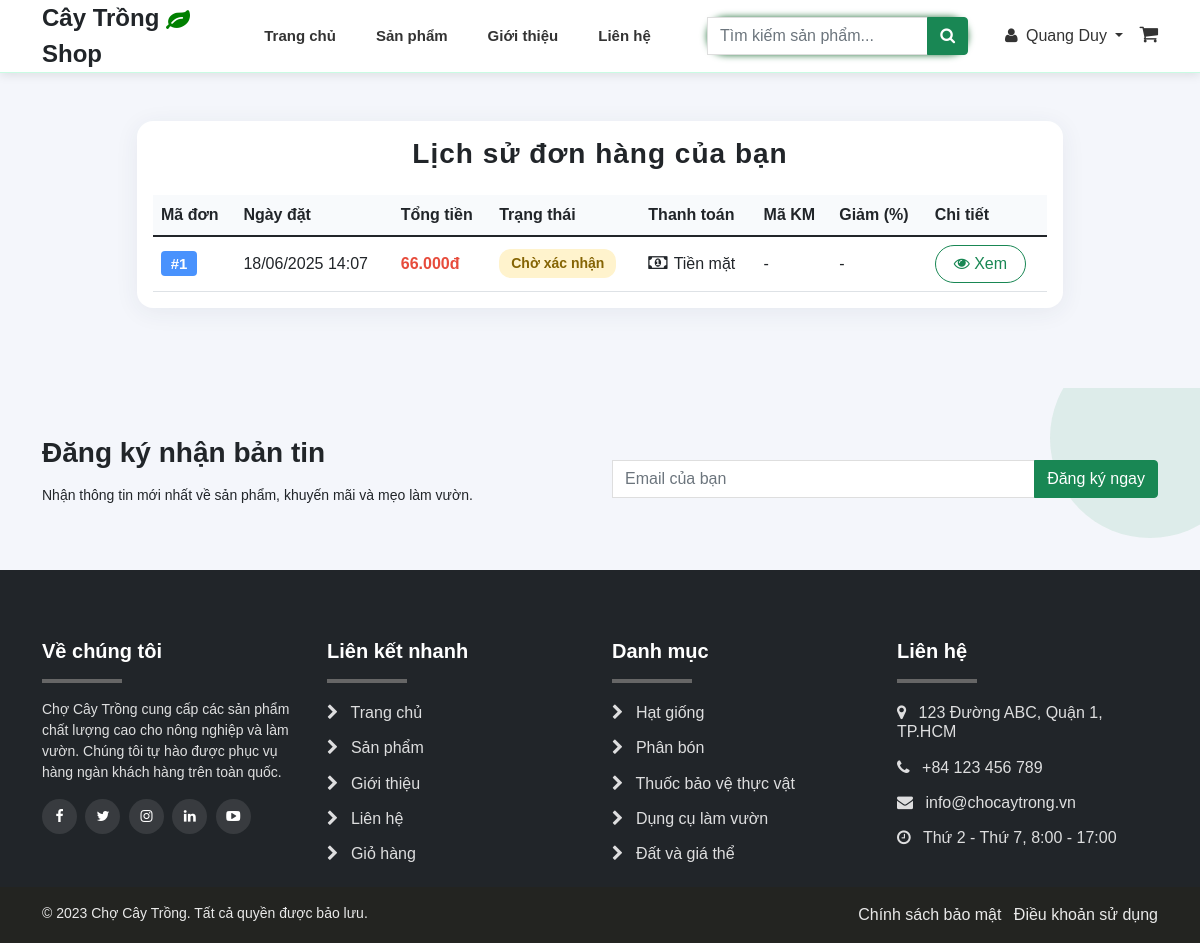
The app's page /my_orders.php (signed in), older data.
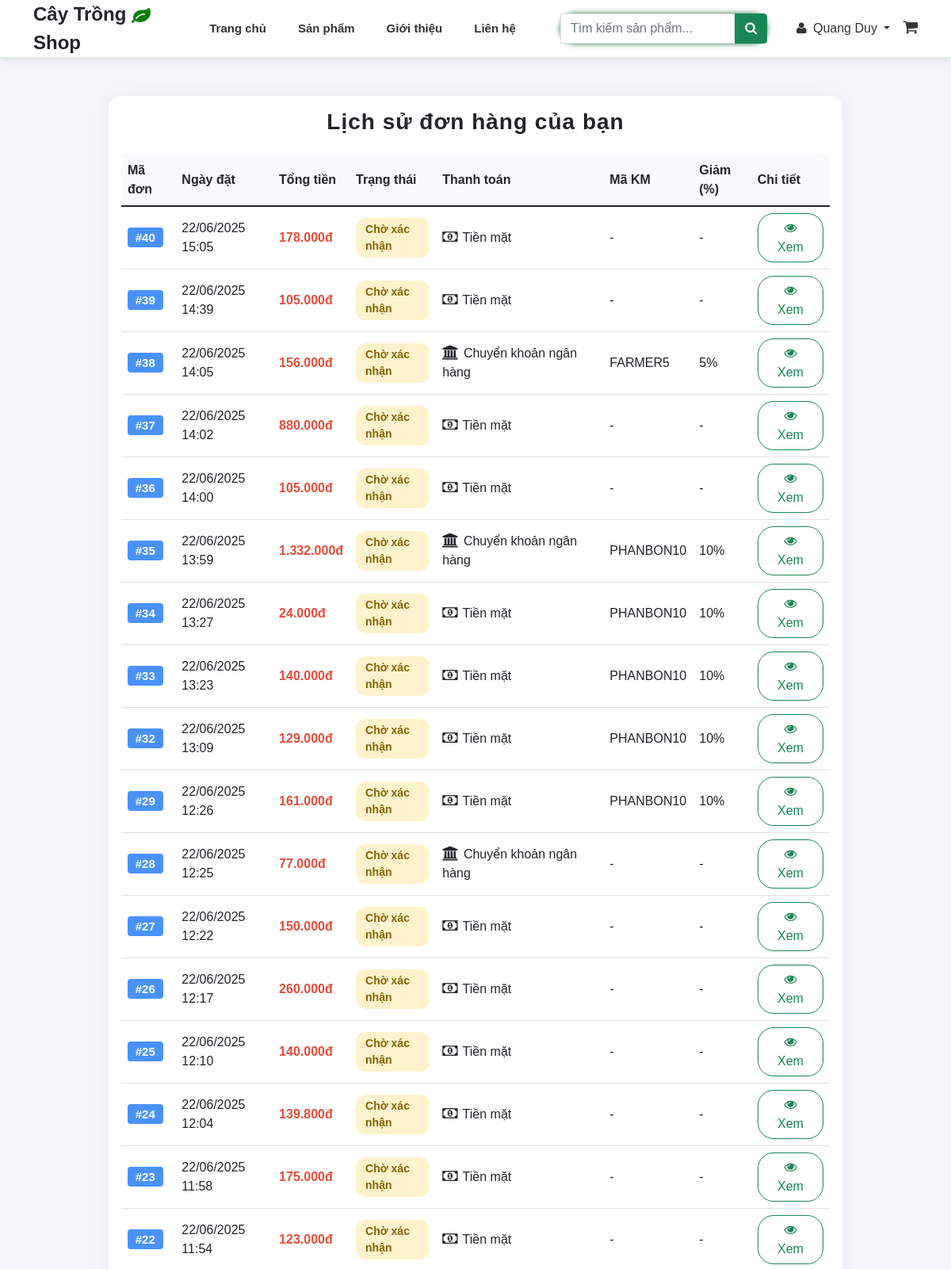
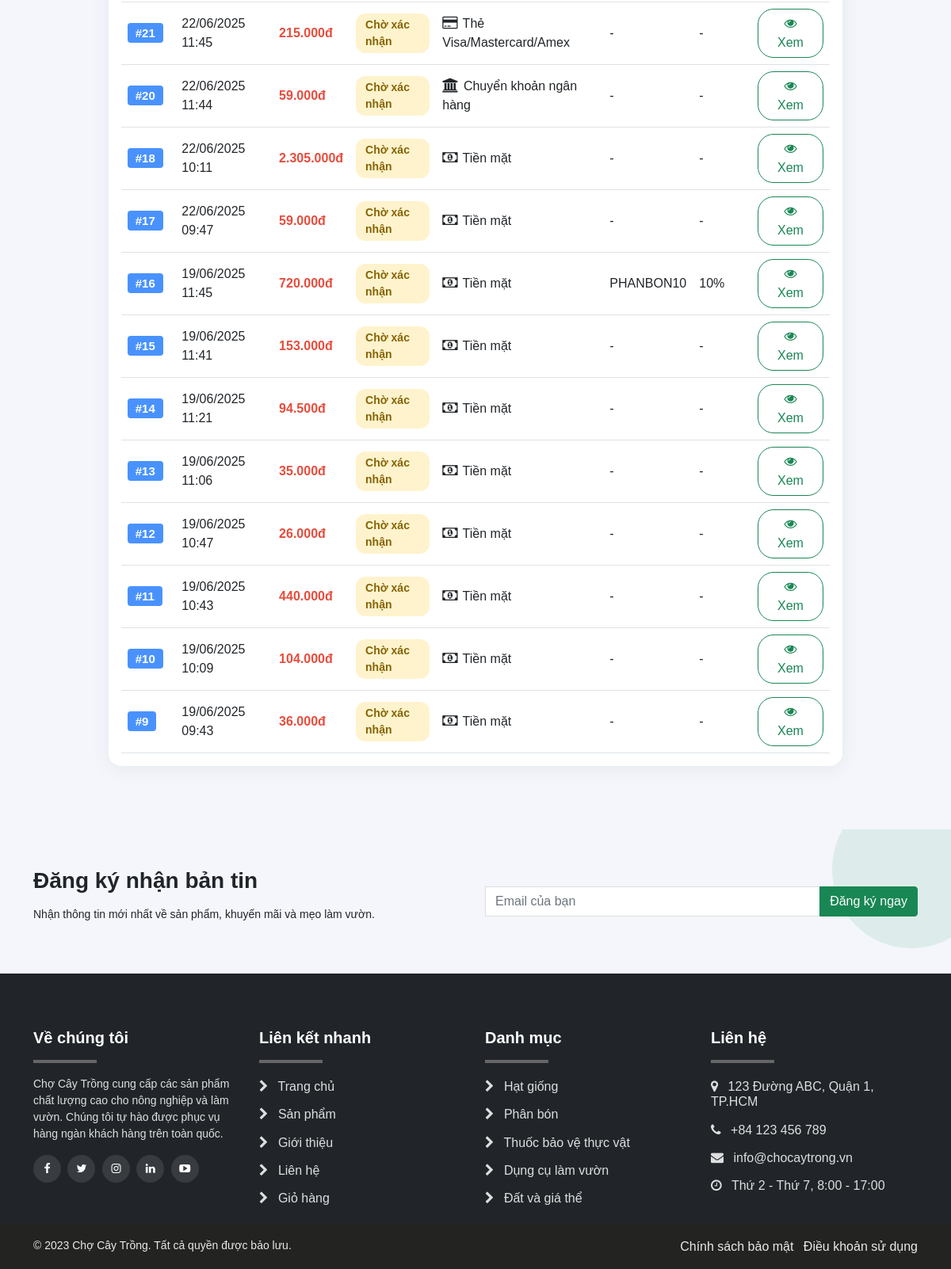
The same page, newer data (2 pictures, top to bottom).
### tables this page shows
CREATE TABLE `hoa_don` (
  `HD_STT` int(11) NOT NULL,
  `TT_MA` int(11) NOT NULL,
  `DVC_MA` int(11) NOT NULL,
  `NV_MA` int(11) NOT NULL,
  `PTTT_MA` int(11) NOT NULL,
  `KM_MA` int(11) DEFAULT NULL,
  `GH_MA` int(11) DEFAULT NULL,
  `HD_NGAYLAP` datetime NOT NULL,
  `HD_TONGTIEN` float NOT NULL,
  `HD_PHISHIP` float DEFAULT 0,
  `HD_LIDOHUY` varchar(200) DEFAULT NULL,
  `KH_MA` int(11) DEFAULT NULL
);

CREATE TABLE `trang_thai` (
  `TT_MA` int(11) NOT NULL,
  `TT_TEN` varchar(100) NOT NULL,
  `ngay_cap_nhat` datetime DEFAULT NULL
);

CREATE TABLE `phuong_thuc_thanh_toan` (
  `PTTT_MA` int(11) NOT NULL,
  `PTTT_TEN` varchar(150) NOT NULL
);

CREATE TABLE `khuyen_mai` (
  `KM_MA` int(11) NOT NULL,
  `Code` varchar(50) DEFAULT NULL,
  `KM_TGBD` datetime DEFAULT NULL,
  `KM_TGKT` datetime DEFAULT NULL,
  `KM_GIATRI` float DEFAULT NULL,
  `hinh_thuc_km` enum('Giảm phần trăm','Giảm trực tiếp','Mua X tặng Y','Tặng quà') NOT NULL
);

### cart_functions.php (called while the page is built, shortened)
<?php
function writeLog($message) {
    $log_file = __DIR__ . '/logs/cart.log';
    $timestamp = date('Y-m-d H:i:s');
    $log_message = "[$timestamp] $message\n";
}
function getCurrentCart($conn, $user_id) {
    $sql = "SELECT GH_MA FROM gio_hang WHERE KH_MA = ? ORDER BY GH_MA DESC LIMIT 1";
    $stmt = $conn->prepare($sql);
    $stmt->bind_param("i", $user_id);
    $stmt->execute();
    $result = $stmt->get_result();
    if ($result->num_rows > 0) {
        $row = $result->fetch_assoc();
        $cart_id = $row['GH_MA'];
    } else {
        $cart_id = createCart($conn, $user_id);
        writeLog("No existing cart found, created new cart_id: $cart_id");
    }
    return $cart_id;
}
function getCartItems($conn, $cart_id) {
    $sql = "SELECT sp.SP_MA, sp.SP_TEN, sp.SP_HINHANH, sp.SP_DONGIA,
                   c.CTGH_KHOILUONG, c.CTGH_DONVITINH, c.DA_MUA,
                   CASE WHEN sci.SP_MA IS NOT NULL THEN 1 ELSE 0 END as is_selected
            FROM chitiet_gh c
            JOIN san_pham sp ON c.SP_MA = sp.SP_MA
            LEFT JOIN selected_cart_items sci ON c.GH_MA = sci.GH_MA AND c.SP_MA = sci.SP_MA
            WHERE c.GH_MA = ? AND c.DA_MUA = 0
            ORDER BY sp.SP_TEN ASC";
    try {
        $stmt = $conn->prepare($sql);
        $stmt->bind_param("i", $cart_id);
        if (!$stmt->execute()) {
            writeLog("Error executing cart items query: " . $stmt->error);
            throw new Exception("Lỗi khi thực hiện truy vấn giỏ hàng");
        }
        $result = $stmt->get_result();
        $items = array();
        $total = 0;
        while ($row = $result->fetch_assoc()) {
            $subtotal = $row['SP_DONGIA'] * $row['CTGH_KHOILUONG'];
            $total += $subtotal;
            $items[$row['SP_MA']] = array(
                'id' => $row['SP_MA'],
                'name' => $row['SP_TEN'],
                'image' => $row['SP_HINHANH'],
                'price' => $row['SP_DONGIA'],
                'quantity' => $row['CTGH_KHOILUONG'],
                'unit' => $row['CTGH_DONVITINH'],
                'subtotal' => $subtotal,
                'is_selected' => $row['is_selected']
            );
        }
        return array(
            'items' => $items,
            'total' => $total,
            'count' => count($items)
        );
    } catch (Exception $e) {
        writeLog("Error in getCartItems: " . $e->getMessage());
        throw $e;
    }
}
?>

### my_orders.php (the view, shortened to what the rows shown need)
<?php
include 'connect.php';
$user_id = $_SESSION['user_id'];
$order_sql = "SELECT
    hd.HD_STT,
    hd.HD_NGAYLAP,
    hd.HD_TONGTIEN,
    tt.TT_TEN AS trang_thai,
    pttt.PTTT_TEN AS phuong_thuc,
    km.Code AS promo_code,
    km.KM_GIATRI AS discount_percentage
FROM hoa_don hd
JOIN trang_thai tt ON hd.TT_MA = tt.TT_MA
JOIN phuong_thuc_thanh_toan pttt ON hd.PTTT_MA = pttt.PTTT_MA
LEFT JOIN khuyen_mai km ON hd.KM_MA = km.KM_MA
WHERE hd.KH_MA = ?
ORDER BY hd.HD_NGAYLAP DESC";
$stmt = $conn->prepare($order_sql);
$stmt->bind_param("i", $user_id);
$stmt->execute();
$result = $stmt->get_result();
?>
<!DOCTYPE html>
<html lang="vi">
<head>
    <link href="css/bootstrap.min.css" rel="stylesheet">
    <link href="css/font-awesome.min.css" rel="stylesheet">
    <link href="css/global.css" rel="stylesheet">
</head>
<body>
<?php include 'header.php'; ?>
<div class="container py-5">
    <div class="row justify-content-center">
        <div class="col-lg-10">
            <div class="order-card card">
                <div class="card-body">
                    <div class="table-responsive">
                        <table class="table order-table align-middle mb-0">
                            <thead>
                                <tr>
                                    <th>Mã đơn</th>
                                    <th>Ngày đặt</th>
                                    <th>Tổng tiền</th>
                                    <th>Trạng thái</th>
                                    <th>Thanh toán</th>
                                    <th>Mã KM</th>
                                    <th>Giảm (%)</th>
                                    <th>Chi tiết</th>
                                </tr>
                            </thead>
                            <tbody>
                            <?php if ($result->num_rows > 0): ?>
                                <?php while ($row = $result->fetch_assoc()): ?>
                                <?php
                                    $status = mb_strtolower($row['trang_thai'], 'UTF-8');
                                    $statusClass = 'order-status ';
                                    if (strpos($status, 'chờ') !== false) $statusClass .= 'status-wait';
                                    else if (strpos($status, 'đang') !== false) $statusClass .= 'status-shipping';
                                    else if (strpos($status, 'đã giao') !== false) $statusClass .= 'status-done';
                                    else if (strpos($status, 'hủy') !== false) $statusClass .= 'status-cancel';
                                    else $statusClass .= '';
                                    $payIcon = '<i class="fa fa-money order-icon"></i>';
                                    if (stripos($row['phuong_thuc'], 'momo') !== false) $payIcon = '<i class="fa fa-mobile order-icon"></i>';
                                    else if (stripos($row['phuong_thuc'], 'visa') !== false) $payIcon = '<i class="fa fa-credit-card order-icon"></i>';
                                    else if (stripos($row['phuong_thuc'], 'chuyển khoản') !== false) $payIcon = '<i class="fa fa-bank order-icon"></i>';
                                ?>
                                <tr class="order-row">
                                    <td><span class="badge bg-primary bg-opacity-75" style="font-size:15px;">#<?php echo $row['HD_STT']; ?></span></td>
                                    <td><?php echo date('d/m/Y H:i', strtotime($row['HD_NGAYLAP'])); ?></td>
                                    <td><span style="color:#e74c3c;font-weight:600;"><?php echo number_format($row['HD_TONGTIEN'], 0, ',', '.'); ?>đ</span></td>
                                    <td><span class="<?php echo $statusClass; ?>"><?php echo htmlspecialchars($row['trang_thai']); ?></span></td>
                                    <td><?php echo $payIcon . htmlspecialchars($row['phuong_thuc']); ?></td>
                                    <td><?php echo isset($row['promo_code']) && $row['promo_code'] !== null && $row['promo_code'] !== '' ? htmlspecialchars($row['promo_code']) : '-'; ?></td>
                                    <td><?php echo isset($row['discount_percentage']) && $row['discount_percentage'] !== null && $row['discount_percentage'] > 0 ? $row['discount_percentage'].'%' : '-'; ?></td>
                                    <td><a href="order_confirmation.php?id=<?php echo $row['HD_STT']; ?>" class="btn btn-outline-success btn-detail"><i class="fa fa-eye"></i> Xem</a></td>
                                </tr>
                                <?php endwhile; ?>
                            <?php else: ?>
                                <tr><td colspan="8" class="text-center py-4">Bạn chưa có đơn hàng nào.</td></tr>
                            <?php endif; ?>
                            </tbody>
                        </table>
                    </div>
                </div>
            </div>
        </div>
    </div>
</div>
<?php include 'footer.php'; ?>
</body>
</html>

Row changes from the older to the newer data that the page shows:
removed hoa_don: HD_STT "1", HD_NGAYLAP "18/06/2025 14:07", HD_TONGTIEN "66.000", TT_MA.TT_TEN "Chờ xác nhận", PTTT_MA.PTTT_TEN "Tiền mặt"
added hoa_don: HD_STT "40", HD_NGAYLAP "22/06/2025 15:05", HD_TONGTIEN "178.000", TT_MA.TT_TEN "Chờ xác nhận", PTTT_MA.PTTT_TEN "Tiền mặt"
added hoa_don: HD_STT "39", HD_NGAYLAP "22/06/2025 14:39", HD_TONGTIEN "105.000", TT_MA.TT_TEN "Chờ xác nhận", PTTT_MA.PTTT_TEN "Tiền mặt"
added hoa_don: HD_STT "38", HD_NGAYLAP "22/06/2025 14:05", HD_TONGTIEN "156.000", TT_MA.TT_TEN "Chờ xác nhận", PTTT_MA.PTTT_TEN "Chuyển khoản ngân hàng", KM_MA.Code "FARMER5", KM_MA.KM_GIATRI "5"
added hoa_don: HD_STT "37", HD_NGAYLAP "22/06/2025 14:02", HD_TONGTIEN "880.000", TT_MA.TT_TEN "Chờ xác nhận", PTTT_MA.PTTT_TEN "Tiền mặt"
added hoa_don: HD_STT "36", HD_NGAYLAP "22/06/2025 14:00", HD_TONGTIEN "105.000", TT_MA.TT_TEN "Chờ xác nhận", PTTT_MA.PTTT_TEN "Tiền mặt"
added hoa_don: HD_STT "35", HD_NGAYLAP "22/06/2025 13:59", HD_TONGTIEN "1.332.000", TT_MA.TT_TEN "Chờ xác nhận", PTTT_MA.PTTT_TEN "Chuyển khoản ngân hàng", KM_MA.Code "PHANBON10", KM_MA.KM_GIATRI "10"
added hoa_don: HD_STT "34", HD_NGAYLAP "22/06/2025 13:27", HD_TONGTIEN "24.000", TT_MA.TT_TEN "Chờ xác nhận", PTTT_MA.PTTT_TEN "Tiền mặt", KM_MA.Code "PHANBON10", KM_MA.KM_GIATRI "10"
added hoa_don: HD_STT "33", HD_NGAYLAP "22/06/2025 13:23", HD_TONGTIEN "140.000", TT_MA.TT_TEN "Chờ xác nhận", PTTT_MA.PTTT_TEN "Tiền mặt", KM_MA.Code "PHANBON10", KM_MA.KM_GIATRI "10"
added hoa_don: HD_STT "32", HD_NGAYLAP "22/06/2025 13:09", HD_TONGTIEN "129.000", TT_MA.TT_TEN "Chờ xác nhận", PTTT_MA.PTTT_TEN "Tiền mặt", KM_MA.Code "PHANBON10", KM_MA.KM_GIATRI "10"
added hoa_don: HD_STT "29", HD_NGAYLAP "22/06/2025 12:26", HD_TONGTIEN "161.000", TT_MA.TT_TEN "Chờ xác nhận", PTTT_MA.PTTT_TEN "Tiền mặt", KM_MA.Code "PHANBON10", KM_MA.KM_GIATRI "10"
added hoa_don: HD_STT "28", HD_NGAYLAP "22/06/2025 12:25", HD_TONGTIEN "77.000", TT_MA.TT_TEN "Chờ xác nhận", PTTT_MA.PTTT_TEN "Chuyển khoản ngân hàng"
added hoa_don: HD_STT "27", HD_NGAYLAP "22/06/2025 12:22", HD_TONGTIEN "150.000", TT_MA.TT_TEN "Chờ xác nhận", PTTT_MA.PTTT_TEN "Tiền mặt"
added hoa_don: HD_STT "26", HD_NGAYLAP "22/06/2025 12:17", HD_TONGTIEN "260.000", TT_MA.TT_TEN "Chờ xác nhận", PTTT_MA.PTTT_TEN "Tiền mặt"
added hoa_don: HD_STT "25", HD_NGAYLAP "22/06/2025 12:10", HD_TONGTIEN "140.000", TT_MA.TT_TEN "Chờ xác nhận", PTTT_MA.PTTT_TEN "Tiền mặt"
added hoa_don: HD_STT "24", HD_NGAYLAP "22/06/2025 12:04", HD_TONGTIEN "139.800", TT_MA.TT_TEN "Chờ xác nhận", PTTT_MA.PTTT_TEN "Tiền mặt"
added hoa_don: HD_STT "23", HD_NGAYLAP "22/06/2025 11:58", HD_TONGTIEN "175.000", TT_MA.TT_TEN "Chờ xác nhận", PTTT_MA.PTTT_TEN "Tiền mặt"
added hoa_don: HD_STT "22", HD_NGAYLAP "22/06/2025 11:54", HD_TONGTIEN "123.000", TT_MA.TT_TEN "Chờ xác nhận", PTTT_MA.PTTT_TEN "Tiền mặt"
added hoa_don: HD_STT "21", HD_NGAYLAP "22/06/2025 11:45", HD_TONGTIEN "215.000", TT_MA.TT_TEN "Chờ xác nhận", PTTT_MA.PTTT_TEN "Thẻ Visa/Mastercard/Amex"
added hoa_don: HD_STT "20", HD_NGAYLAP "22/06/2025 11:44", HD_TONGTIEN "59.000", TT_MA.TT_TEN "Chờ xác nhận", PTTT_MA.PTTT_TEN "Chuyển khoản ngân hàng"
added hoa_don: HD_STT "18", HD_NGAYLAP "22/06/2025 10:11", HD_TONGTIEN "2.305.000", TT_MA.TT_TEN "Chờ xác nhận", PTTT_MA.PTTT_TEN "Tiền mặt"
added hoa_don: HD_STT "17", HD_NGAYLAP "22/06/2025 09:47", HD_TONGTIEN "59.000", TT_MA.TT_TEN "Chờ xác nhận", PTTT_MA.PTTT_TEN "Tiền mặt"
added hoa_don: HD_STT "16", HD_NGAYLAP "19/06/2025 11:45", HD_TONGTIEN "720.000", TT_MA.TT_TEN "Chờ xác nhận", PTTT_MA.PTTT_TEN "Tiền mặt", KM_MA.Code "PHANBON10", KM_MA.KM_GIATRI "10"
added hoa_don: HD_STT "15", HD_NGAYLAP "19/06/2025 11:41", HD_TONGTIEN "153.000", TT_MA.TT_TEN "Chờ xác nhận", PTTT_MA.PTTT_TEN "Tiền mặt"
added hoa_don: HD_STT "14", HD_NGAYLAP "19/06/2025 11:21", HD_TONGTIEN "94.500", TT_MA.TT_TEN "Chờ xác nhận", PTTT_MA.PTTT_TEN "Tiền mặt"
added hoa_don: HD_STT "13", HD_NGAYLAP "19/06/2025 11:06", HD_TONGTIEN "35.000", TT_MA.TT_TEN "Chờ xác nhận", PTTT_MA.PTTT_TEN "Tiền mặt"
added hoa_don: HD_STT "12", HD_NGAYLAP "19/06/2025 10:47", HD_TONGTIEN "26.000", TT_MA.TT_TEN "Chờ xác nhận", PTTT_MA.PTTT_TEN "Tiền mặt"
added hoa_don: HD_STT "11", HD_NGAYLAP "19/06/2025 10:43", HD_TONGTIEN "440.000", TT_MA.TT_TEN "Chờ xác nhận", PTTT_MA.PTTT_TEN "Tiền mặt"
added hoa_don: HD_STT "10", HD_NGAYLAP "19/06/2025 10:09", HD_TONGTIEN "104.000", TT_MA.TT_TEN "Chờ xác nhận", PTTT_MA.PTTT_TEN "Tiền mặt"
added hoa_don: HD_STT "9", HD_NGAYLAP "19/06/2025 09:43", HD_TONGTIEN "36.000", TT_MA.TT_TEN "Chờ xác nhận", PTTT_MA.PTTT_TEN "Tiền mặt"
